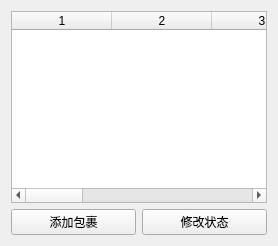
<?xml version="1.0" encoding="UTF-8"?>
<ui version="4.0">
 <class>PackageView</class>
 <widget class="QWidget" name="PackageView">
  <property name="windowTitle">
   <string>包裹管理</string>
  </property>
  <layout class="QVBoxLayout" name="verticalLayout">
   <item>
    <widget class="QTableWidget" name="packageTableWidget">
     <property name="columnCount">
      <number>8</number>
     </property>
     <property name="horizontalHeaderLabels">
      <stringlist>
       <string>ID</string>
       <string>体积</string>
       <string>重量</string>
       <string>易碎</string>
       <string>状态</string>
       <string>位置</string>
       <string>公司ID</string>
       <string>收件人ID</string>
      </stringlist>
     </property>
    </widget>
   </item>
   <item>
    <layout class="QHBoxLayout" name="horizontalLayoutButtons">
     <item>
      <widget class="QPushButton" name="addPackageButton">
       <property name="text">
        <string>添加包裹</string>
       </property>
      </widget>
     </item>
     <item>
      <widget class="QPushButton" name="updateStatusButton">
       <property name="text">
        <string>修改状态</string>
       </property>
      </widget>
     </item>
    </layout>
   </item>
  </layout>
 </widget>
 <resources/>
 <connections/>
</ui> 
